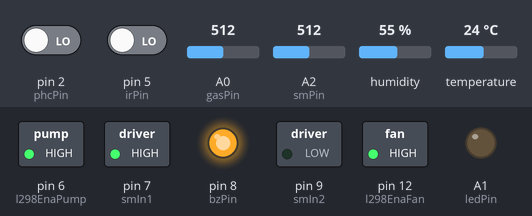
This sketch was run on a simulated Arduino Uno, built with avr-gcc and run on an emulated ATmega328P. Parts: switched loads named in the sketch (green lamp = pin HIGH), output pins drawn as LEDs (lit = HIGH). Inputs (shaded band) come from the test bench; at power-on: temperature 24 °C, pin 5 (irPin) LOW, A0 (gasPin) = 512, pin 2 (phcPin) LOW, A2 (smPin) = 512, humidity 55 %. Pins used as bus, display or sensor lines are not drawn; what the sketch prints to the serial monitor is not drawn.

Above: at 6.8 s.
6.9 s: temperature set to 29.2 °C
9.7 s: temperature set to 30.3 °C
At 16.2 s:
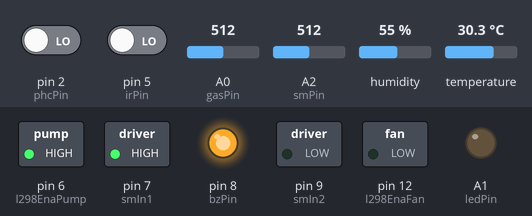
17.0 s: pin 5 (irPin) driven HIGH
At 26.6 s:
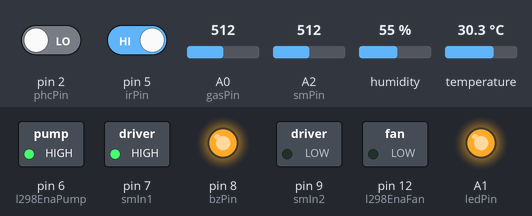
27.0 s: A0 (gasPin) set to 314
32.2 s: A0 (gasPin) set to 296
At 39.2 s:
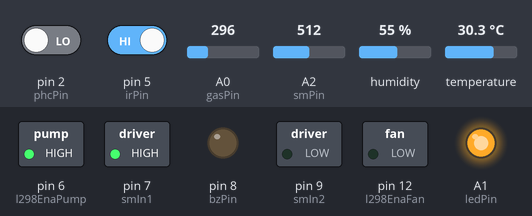
39.5 s: temperature set to 12 °C
At 44.0 s:
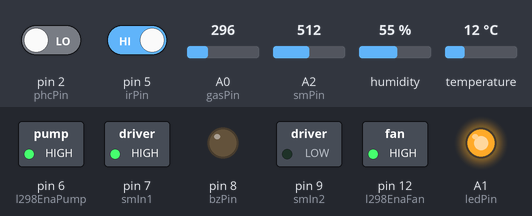
Timing chart, 0 to 45.5 s (numbered marks = the images above; inputs shaded):
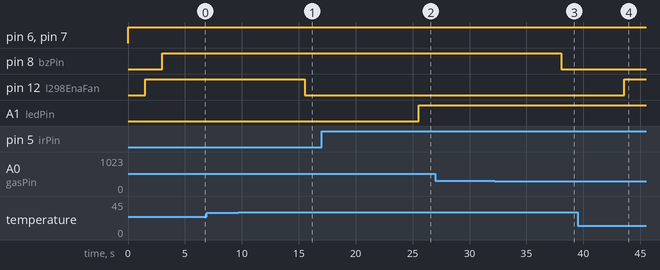

Measured:
- the behaviour switches between 29.9 and 30 °C on temperature (found by bisection; images 0 and 1)
- the behaviour switches between 305 and 304 on A0 (gasPin) (found by bisection; images 2 and 3)
- after the input at 6.9 s, every drawn part: stays the same
- after the input at 9.7 s, pin 12 (l298EnaFan): HIGH → LOW after 5.8 s
- after the input at 17.0 s, A1 (ledPin): LOW → HIGH after 8.5 s
- after the input at 27.0 s, every drawn part: stays the same
- after the input at 32.2 s, pin 8 (bzPin): HIGH → LOW after 5.9 s
- after the input at 39.5 s, pin 12 (l298EnaFan): LOW → HIGH after 4.1 s

The sketch:

arduino_code.ino
```cpp
// Include libraries
#include "Adafruit_Sensor.h"
#include "DHT.h"
#include <ArduinoJson.h>
#include <SoftwareSerial.h>

// Variable to save current epoch time
int timestamp;

// Data
float soilMoisture;    // Soil moisture in %
float humidity;        // DHT Humidity in %
float temperature;     // DHT Temperature in Degrees Celsius
int intruderDetected;  // IR Beam boolean
int gas;               // Gas in %
float phc;             // Photocell in %

// Timer variables (send new readings every timerDelay milliseconds)
unsigned long sendDataPrevMillis = 0;
unsigned long timerDelay = 10000;

// Define DHT type
#define DHTTYPE DHT22

// Define pins
#define gasPin A0      // Gas sensor
#define ledPin A1      // LED
#define phcPin 2       // photocell sensor
#define dhtPin 3       // DHT22
#define smPin A2       // Soil moisture sensor
#define irPin 5        // IR beam sensor
#define l298EnaPump 6  // L298 Enable A (for pump)
#define l298EnaFan 12  // L298 Enable B (for fan)
#define smIn1 7        // Pump VCC
#define bzPin 8        // Buzzer VCC
#define smIn2 9        // Pump GND
#define dhtIn3 10      // Fan VCC
#define dhtIn4 11      // Fan GND
DHT dht = DHT(dhtPin, DHTTYPE);

// Equipment control functions
void pumpToggle(float pwm, bool status) {
  digitalWrite(smIn1, status);
  digitalWrite(smIn2, !status);
  digitalWrite(l298EnaPump, pwm);
  // Serial.println("Toggling pump.");
  delay(500);
}

void fanToggle(float pwm, bool status) {
  digitalWrite(dhtIn3, status);
  digitalWrite(dhtIn4, !status);
  digitalWrite(l298EnaFan, pwm);
  // Serial.println("Toggling fan.");
  delay(500);
}

void buzzerToggle(bool status) {
  digitalWrite(bzPin, status);
  // Serial.println("Toggling buzzer.");
  delay(500);
}

void lightToggle(bool status) {
  if (status) {
    analogWrite(ledPin, 255);
  } else {
    analogWrite(ledPin, 0);
  }
  // Serial.println("Toggling light.");
  delay(500);
}

void setup() {
  // Set pin modes
  pinMode(gasPin, INPUT);
  pinMode(ledPin, OUTPUT);
  pinMode(phcPin, INPUT);
  pinMode(dhtPin, INPUT);
  pinMode(smPin, INPUT);
  pinMode(irPin, INPUT);
  pinMode(l298EnaPump, OUTPUT);
  pinMode(l298EnaFan, OUTPUT);
  pinMode(smIn1, OUTPUT);
  pinMode(smIn2, OUTPUT);
  pinMode(bzPin, OUTPUT);
  pinMode(dhtIn3, OUTPUT);
  pinMode(dhtIn4, OUTPUT);

  // Begin DHT
  dht.begin();

  // Begin serial monitoring
  Serial.begin(115200);
}

void loop() {
  soilMoisture = (abs(1023 - analogRead(smPin)) / 1023) * 100;
  humidity = dht.readHumidity();
  temperature = dht.readTemperature();
  intruderDetected = digitalRead(irPin);
  gas = map(analogRead(gasPin), 0, 1023, 0, 255);
  phc = digitalRead(phcPin);

  // Send readings over serial
  Serial.print("{\"readings\": {\"soilMoisture\" : ");
  Serial.print(soilMoisture);
  Serial.print(", \"humidity\" : ");
  Serial.print(humidity);
  Serial.print(", \"temperature\" : ");
  Serial.print(temperature);
  Serial.print(", \"gas\" : ");
  Serial.print(gas);
  Serial.print(", \"lightIntensity\" : ");
  Serial.print(phc);
  Serial.print(", \"intruder\" : ");
  Serial.print(intruderDetected);
  Serial.println("}}");
  sendDataPrevMillis = millis();
  if (soilMoisture < 1) {
    Serial.print("PUMP ON");
    pumpToggle(255, true);
    delay(1000);
  } else {
    pumpToggle(0, false);
    delay(1000);
  }
  if (temperature < 30) {
    fanToggle(255, true);
    delay(1000);
  } else {
    fanToggle(0, false);
    delay(1000);
  }
  if (gas > 75) {
    buzzerToggle(true);
    delay(1000);
  } else {
    buzzerToggle(false);
    delay(1000);
  }
  if (intruderDetected) {
    lightToggle(true);
    delay(1000);
  } else {
  lightToggle(false);
  delay(1000);
  }
  // Check for incoming data
  if (!(Serial.available() > 0)) {
    // Get input and parse to json
    String input = Serial.readStringUntil('\n');
    StaticJsonDocument<1024> receivedJson;  // Adjust the size as needed
    DeserializationError error = deserializeJson(receivedJson, input);

    if (error) {
      // Serial.print("Failed to parse JSON: ");
      // Serial.println(error.c_str());
      return;
    }

    // Separate programs and equipment
    JsonArray programs = receivedJson["programs"].as<JsonArray>();
    JsonObject equipment = receivedJson["equipment"].as<JsonObject>();

    for (JsonObject program : programs) {
      const char* equip = program["equipment"];
      int condition = program["condition"];
      int action = program["action"];
      int limit = program["limit"];

      if (strcmp(equip, "fan") == 0) {
        if ((condition == "lt" && humidity < limit) || (condition == "gt" && humidity > limit)) {
          fanToggle(255, action == "on");
        }
      } else if (strcmp(equip, "light") == 0) {
        if ((condition == "lt" && phc < limit) || (condition == "gt" && phc > limit)) {
          lightToggle(action == "on");
        }
      } else if (strcmp(equip, "pump") == 0) {
        if ((condition == "lt" && soilMoisture < limit) || (condition == "gt" && soilMoisture > limit)) {
          pumpToggle(255, action == "on");
        }
      }
    }
  }
}
```
